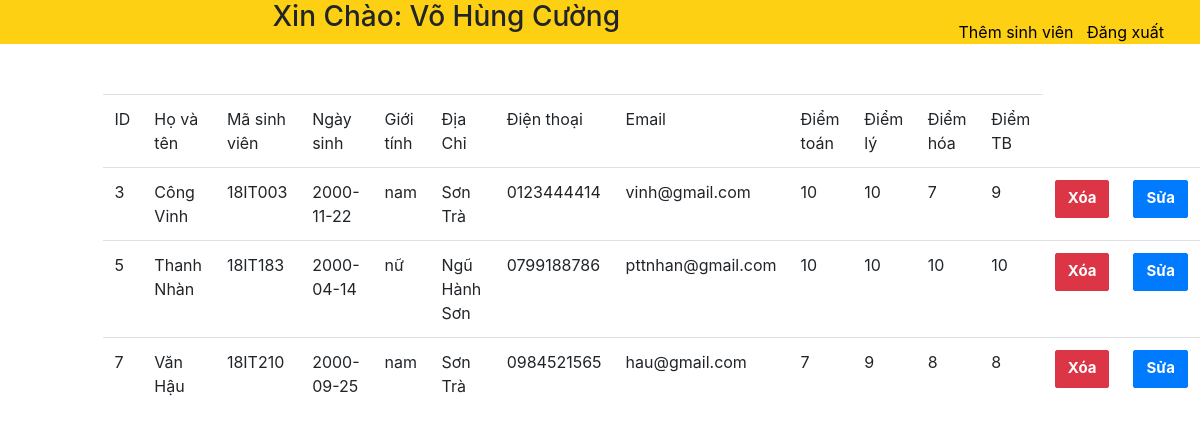
The app's page /php/ttsv_gv.php (signed in) with its own data.
### tables this page shows
CREATE TABLE `tblsinhvien` (
  `id` int(5) NOT NULL,
  `hoten` varchar(50) NOT NULL,
  `masv` varchar(10) NOT NULL,
  `matkhau` varchar(20) NOT NULL,
  `ngaysinh` date NOT NULL,
  `gioitinh` varchar(3) NOT NULL,
  `dt` varchar(11) NOT NULL,
  `email` varchar(100) NOT NULL,
  `diachi` varchar(150) NOT NULL,
  `diemtoan` int(5) NOT NULL,
  `diemly` int(5) NOT NULL,
  `diemhoa` int(5) NOT NULL,
  `diemtb` int(5) NOT NULL,
  `idlop` int(5) NOT NULL
);

### php/ttsv_gv.php (the view, shortened to what this page needs)
<?php session_start();
	$con= mysqli_connect('localhost','root','','sinhvien');
	mysqli_set_charset($con, 'UTF8');
	$sql="select * from tblsinhvien where idlop='".$_SESSION['idlop']."'";
	$kq = mysqli_query($con,$sql);
?>
<!DOCTYPE html>
<html>
    <head>
	<link rel="stylesheet" href="https://maxcdn.bootstrapcdn.com/bootstrap/4.3.1/css/bootstrap.min.css">
    <link rel="stylesheet" type="text/css" href="../css/style.css">
</head>
<body>
		<div class="" style="padding-bottom: 50px;">
			<div class="row" >
				<div class="col-md-12" >
					<div class="" >
						<?php include ('header.php'); ?>
					</div>
				</div>
			</div>
		</div>
		<div class="">
			<div class="row">
			    <div class="col-md-1">
			    </div>
			    <div class="col-md-11">
			    	<div class="table table-bored">
			    		<table>
                            <tr>
	                            <td>ID</td>
				    			<td>Họ và tên</td>
				    			<td>Mã sinh viên</td>
				    			<td>Ngày sinh</td>
				    			<td>Giới tính</td>
				    			<td>Địa Chỉ</td>
				    			<td>Điện thoại</td>
				    			<td>Email</td>
				    			<td>Điểm toán</td>
				    			<td>Điểm lý</td>
				    			<td>Điểm hóa</td>
				    			<td>Điểm TB</td>
                            </tr>
                            <tr>
                            	<?php
                            		while ($row = mysqli_fetch_array($kq)) {
                            			$id = $row['id'];
                            		    echo '<tr>';
                            		    echo '<td>'.$row["id"].'</td>';
                            		    echo '<td>'.$row["hoten"].'</td>';
                            		    echo '<td>'.$row["masv"].'</td>';
                            		    echo '<td>'.$row["ngaysinh"].'</td>';
                            		    echo '<td>'.$row["gioitinh"].'</td>';
                            		    echo '<td>'.$row["diachi"].'</td>';
                            		    echo '<td>'.$row["dt"].'</td>';
                            		    echo '<td>'.$row["email"].'</td>';
                            		    echo '<td>'.$row["diemtoan"].'</td>';
                            		    echo '<td>'.$row["diemly"].'</td>';
                            		    echo '<td>'.$row["diemhoa"].'</td>';
                            		    echo '<td>'.$row["diemtb"].'</td>';
                            		    echo '<td><a href="Delete_sv.php?id='.$id.'"  title=""><button type="button" class="btn btn-danger">Xóa</button></a></td>';
                            		    echo '<td><a href="Edit_GVCN.php?id='.$id.'" title=""><button type="button" class="btn btn-primary">Sửa</button></a></td>';
                            		    echo '</tr>';
                            		}
                            	?>
                            </tr>
			    		</table>
			    	</div>
			    </div>
			</div>
		</div>
</body>
</html>

### css/style.css (style rules this page uses)
a { margin: 0 auto; text-decoration: none; color: black; }
.form-control, .btn { min-height: 38px; border-radius: 2px; }
.btn { font-size: 15px; font-weight: bold; }

### records on screen
tblsinhvien: id "3", hoten "Công Vinh", masv "18IT003", ngaysinh "2000-11-22", gioitinh "nam", diachi "Sơn Trà", dt "0123444414", email "vinh@gmail.com", diemtoan "10", diemly "10", diemhoa "7", diemtb "9"
tblsinhvien: id "5", hoten "Thanh Nhàn", masv "18IT183", ngaysinh "2000-04-14", gioitinh "nữ", diachi "Ngũ Hành Sơn", dt "0799188786", email "pttnhan@gmail.com", diemtoan "10", diemly "10", diemhoa "10", diemtb "10"
tblsinhvien: id "7", hoten "Văn Hậu", masv "18IT210", ngaysinh "2000-09-25", gioitinh "nam", diachi "Sơn Trà", dt "0984521565", email "hau@gmail.com", diemtoan "7", diemly "9", diemhoa "8", diemtb "8"

### other values on screen
$_SESSION['Position'] "Võ Hùng Cường"
